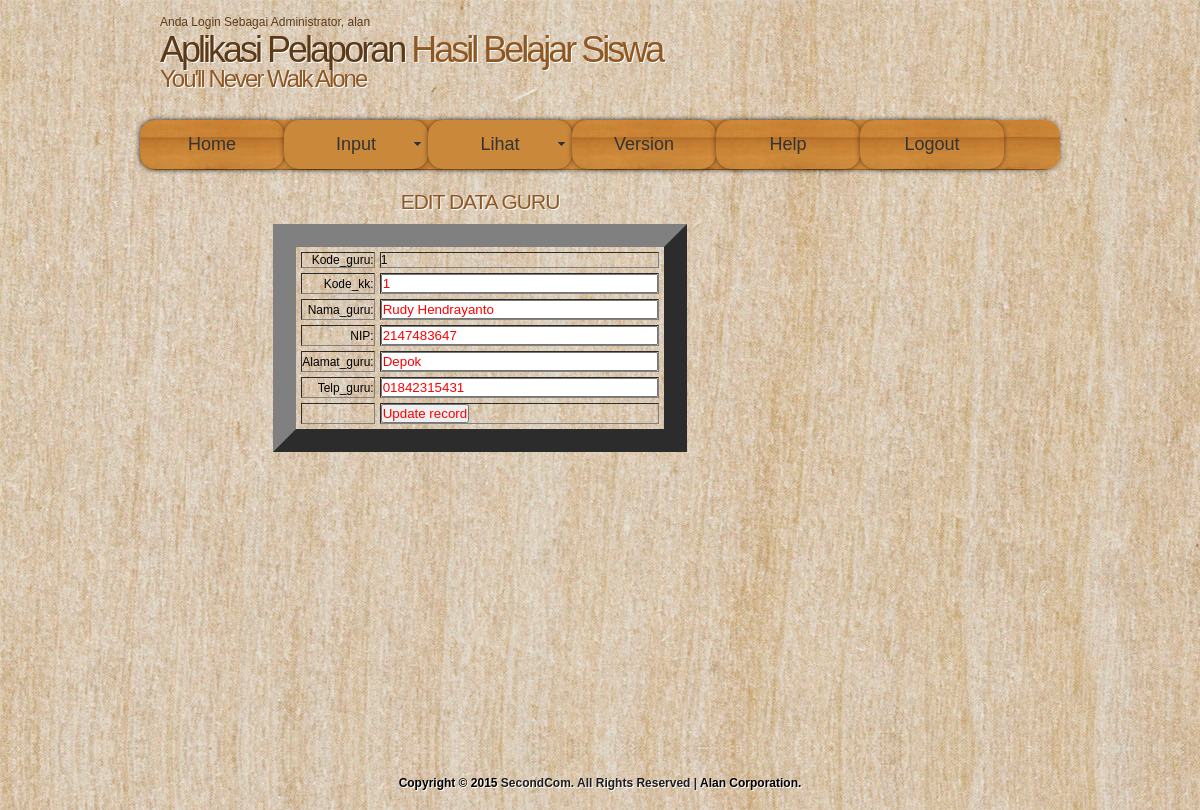
The app's page /ukAlan/admin/edit_guru.php?Kode_guru=1 (signed in) with its own data.
### tables this page shows
CREATE TABLE IF NOT EXISTS `guru` (
  `Kode_guru` char(5) NOT NULL,
  `Kode_kk` char(5) NOT NULL,
  `Nama_guru` varchar(20) NOT NULL,
  `NIP` char(15) NOT NULL,
  `Alamat_guru` varchar(30) NOT NULL,
  `Telp_guru` varchar(12) NOT NULL,
  PRIMARY KEY (`Kode_guru`)
);

### ukAlan/admin/edit_guru.php (the view, shortened to what this page needs)
<?php
if(isset($_SESSION['username'])){
	$nama = $_SESSION['username'];
?>
<?php require_once('../Connections/koneksi.php'); ?>
<?php
$pesan="";
if (!function_exists("GetSQLValueString")) {
function GetSQLValueString($theValue, $theType, $theDefinedValue = "", $theNotDefinedValue = "")
{
  $theValue = function_exists("mysql_real_escape_string") ? mysql_real_escape_string($theValue) : mysql_escape_string($theValue);
  return $theValue;
}
}
$editFormAction = $_SERVER['PHP_SELF'];
if (isset($_SERVER['QUERY_STRING'])) {
  $editFormAction .= "?" . htmlentities($_SERVER['QUERY_STRING']);
}
$colname_guru = "-1";
if (isset($_GET['Kode_guru'])) {
  $colname_guru = $_GET['Kode_guru'];
}
$query_guru = sprintf("SELECT * FROM guru WHERE Kode_guru = %s", GetSQLValueString($colname_guru, "char"));
$guru = mysql_query($query_guru, $koneksi) or die(mysql_error());
$row_guru = mysql_fetch_assoc($guru);
    ?>
<!DOCTYPE html PUBLIC "-//W3C//DTD XHTML 1.1//EN" "http://www.w3.org/TR/xhtml11/DTD/xhtml11.dtd">
<html xmlns="http://www.w3.org/1999/xhtml" xml:lang="en">
<head>
  <link rel="stylesheet" type="text/css" href="../css/style.css" />
<link href="../SpryAssets/SpryMenuBarHorizontal.css" rel="stylesheet" type="text/css" />
</head>
<body>
  <div id="main">
    <div id="header">
	  <div id="banner">
	    <div id="welcome">
        <span>Anda Login Sebagai Administrator, <?php echo $nama;?></span>
	      <h1><span>Aplikasi Pelaporan</span> Hasil Belajar Siswa</h1>
	    </div>
	    <div id="welcome_slogan">
	      <h1>You'll Never Walk Alone</h1>
	    </div>
	  </div>
    </div>
	<div id="menubar">
     <ul id="MenuBar1" class="MenuBarHorizontal">
<li class="current"><a href="index.php">Home</a></li>
<li><a class="MenuBarHorizontal" href="#">Input</a>
    </li>
         <li><a class="MenuBarItemSubmenu" href="#">Lihat</a>
    </li>
         <li><a href="version.php">Version</a></li>
          <li><a href="help.php">Help</a></li>
           <li><a onclick="return confirm('Apakah Anda Yakin Ingin Keluar Dari Sistem?')" href="../login/logout.php">Logout</a></li>
</ul>
</div>
</div>
	<div id="site_content">
	  <div class="sidebar_container">
      </div>
	  <div id="content">
        <div class="content_item">
        <h1><div align="center">EDIT DATA GURU</div></h1>
       <div align="center"><form action="<?php echo $editFormAction; ?>" method="post" id="form1" enctype="multipart/form-data" name="form1">
          <table border="23" align="center" cellpadding="5" cellspacing="5">
            <tr valign="baseline">
              <td align="right">Kode_guru:</td>
              <td><?php echo $row_guru['Kode_guru']; ?></td>
            </tr>
            <tr valign="baseline">
              <td align="right">Kode_kk:</td>
              <td><input type="text" name="Kode_kk" value="<?php echo htmlentities($row_guru['Kode_kk'], ENT_COMPAT, 'utf-8'); ?>" size="32" /></td>
            </tr>
            <tr valign="baseline">
              <td align="right">Nama_guru:</td>
              <td><input type="text" name="Nama_guru" value="<?php echo htmlentities($row_guru['Nama_guru'], ENT_COMPAT, 'utf-8'); ?>" size="32" /></td>
            </tr>
            <tr valign="baseline">
              <td align="right">NIP:</td>
              <td><input type="text" name="NIP" value="<?php echo htmlentities($row_guru['NIP'], ENT_COMPAT, 'utf-8'); ?>" size="32" /></td>
            </tr>
            <tr valign="baseline">
              <td align="right">Alamat_guru:</td>
              <td><input type="text" name="Alamat_guru" value="<?php echo htmlentities($row_guru['Alamat_guru'], ENT_COMPAT, 'utf-8'); ?>" size="32" /></td>
            </tr>
            <tr valign="baseline">
              <td align="right">Telp_guru:</td>
              <td><input type="text" name="Telp_guru" value="<?php echo htmlentities($row_guru['Telp_guru'], ENT_COMPAT, 'utf-8'); ?>" size="32" /></td>
            </tr>
            <tr valign="baseline">
              <td align="right">&nbsp;</td>
              <td><input type="submit" value="Update record" /></td>
            </tr>
          </table>
        </div>
         <p align="center"><?php echo $pesan; ?></p>
        <p>&nbsp;</p>
		  </div>
		    </div>
		  </div>
	  <br style="clear:both"/>
  <div id="footer"><br /><br /><br /><br /><br /><br /><br /><br /><br /><br /><br /><br /><br /><br /><br />
  Copyright © 2015 <a href="http://www.second.com">SecondCom. All Rights Reserved | </a> Alan Corporation.
  </div>
</body>
</html>
<?php
}
?>

### ukAlan/css/style.css (style rules this page uses)
html { height: 100%; }
* { margin: 0; padding: 0; }
body { background: transparent url(../images/pattern.jpg) repeat; color: #000; font-family: Arial, Helvetica, sans-serif; font-size: 12px; font-style: normal; font-weight: normal; font-variant: normal; }
p { padding: 0 0 10px 0; line-height: 1.7em; font-size: 100% }
h1, h2, h3, h4, h5, h6 { font: normal 175% Arial, Helvetica, sans-serif; color: #8F5823; text-shadow: 1px 1px #fff; letter-spacing: -1px; margin: 0 0 10px 0; }
span { color: #5C3A18; }
a, a:hover { color: #1D1D1D; background: transparent; outline: none; text-decoration: none; }
ul { margin: 2px 0 22px 30px; line-height: 1.7em; font-style: normal; font-size: 100%; }
#main, #header, #banner, #menubar, #site_content, #footer, #content_grey { margin-left: auto; margin-right: auto; }
#main { background: transparent; }
#header { width: 920px; height: 120px; background: transparent; }
#banner { width: 920px; position: relative; height: 50px; padding: 15px 0 0 0; background: transparent; }
#menubar { width: 920px; height: 50px; text-align: center; margin: 0 auto; background: transparent url(../images/menu_pattern.jpg) repeat; border-radius: 15px 15px 15px 15px; -moz-border-radius: 15px 15px 15px 15px; -webkit-border: 15px 15px 15px 15px; -webkit-box-shadow: rgba(0, 0, 0, 0.5) 0px 0px 5px; -moz-box-shadow: rgba(0, 0, 0, 0.5) 0px 0px 5px; box-shadow: rgba(0, 0, 0, 0.5) 0px 0px 5px; font-size: 18px; }
#welcome { width: 880px; float: left; height: 50px; margin: 0 auto; padding-left: 20px; background: transparent; }
#welcome_slogan { width: 880px; float: left; height: 50px; margin: 0 auto; padding-left: 20px; background: transparent; }
#welcome H1 { font: normal 300% Arial, Helvetica, sans-serif; letter-spacing: -3px; text-shadow: 1px 1px #FFF; color: #8F5823; }
#welcome_slogan H1 { font: normal 200% Arial, Helvetica, sans-serif; letter-spacing: -2px; text-shadow: 1px 1px #FFF; color: #8F5823; }
#site_content { width: 920px; overflow: hidden; margin: 0 auto; }
.sidebar_container { float: right; margin: 10px 0 0 20px; width: 215px; padding: 0; }
#content { width: 680px; margin-bottom: 20px; float: left; }
.content_item { width: 680px; margin-top: 20px; margin-bottom: 20px; }
#footer { width: 920px; height: 20px; font-weight: bold; padding-top: 20px; text-align: center; background: transparent; text-shadow: 1px 1px #fff; }
#footer a, #footer a:hover { text-decoration: none; padding-bottom: 20px; }
#footer a, #footer a:hover { text-decoration: none; }
#site_content #content .content_item #form1 table tr td input { color: #F00; }

### ukAlan/SpryAssets/SpryMenuBarHorizontal.css (style rules this page uses)
ul.MenuBarHorizontal { margin: 0; padding: 0; list-style-type: none; font-size: 100%; cursor: default; width: auto; }
ul.MenuBarHorizontal li { margin: 0; padding: 0; list-style-type: none; font-size: 100%; position: relative; text-align: left; cursor: pointer; width: 8em; float: left; }
ul.MenuBarHorizontal a { text-align: center; margin: 0 auto; background: transparent url(../images/menu_pattern.jpg) repeat; border-radius: 15px 15px 15px 15px; -moz-border-radius: 15px 15px 15px 15px; -webkit-border: 15px 15px 15px 15px; -webkit-box-shadow: rgba(0, 0, 0, 0.5) 0px 0px 5px; -moz-box-shadow: rgba(0, 0, 0, 0.5) 0px 0px 5px; box-shadow: rgba(0, 0, 0, 0.5) 0px 0px 5px; font-size: 18px; display: block; cursor: pointer; background-color: #CA883A; padding: 0.5em 0.75em; color: #333; text-decoration: none; }
ul.MenuBarHorizontal a.MenuBarItemSubmenu { background-image: url(SpryMenuBarDown.gif); background-repeat: no-repeat; background-position: 95% 50%; }

### records on screen
guru: Kode_guru "1", Kode_kk "1", Nama_guru "Rudy Hendrayanto", NIP "2147483647", Alamat_guru "Depok", Telp_guru "01842315431"

### other values on screen
$nama "alan"
